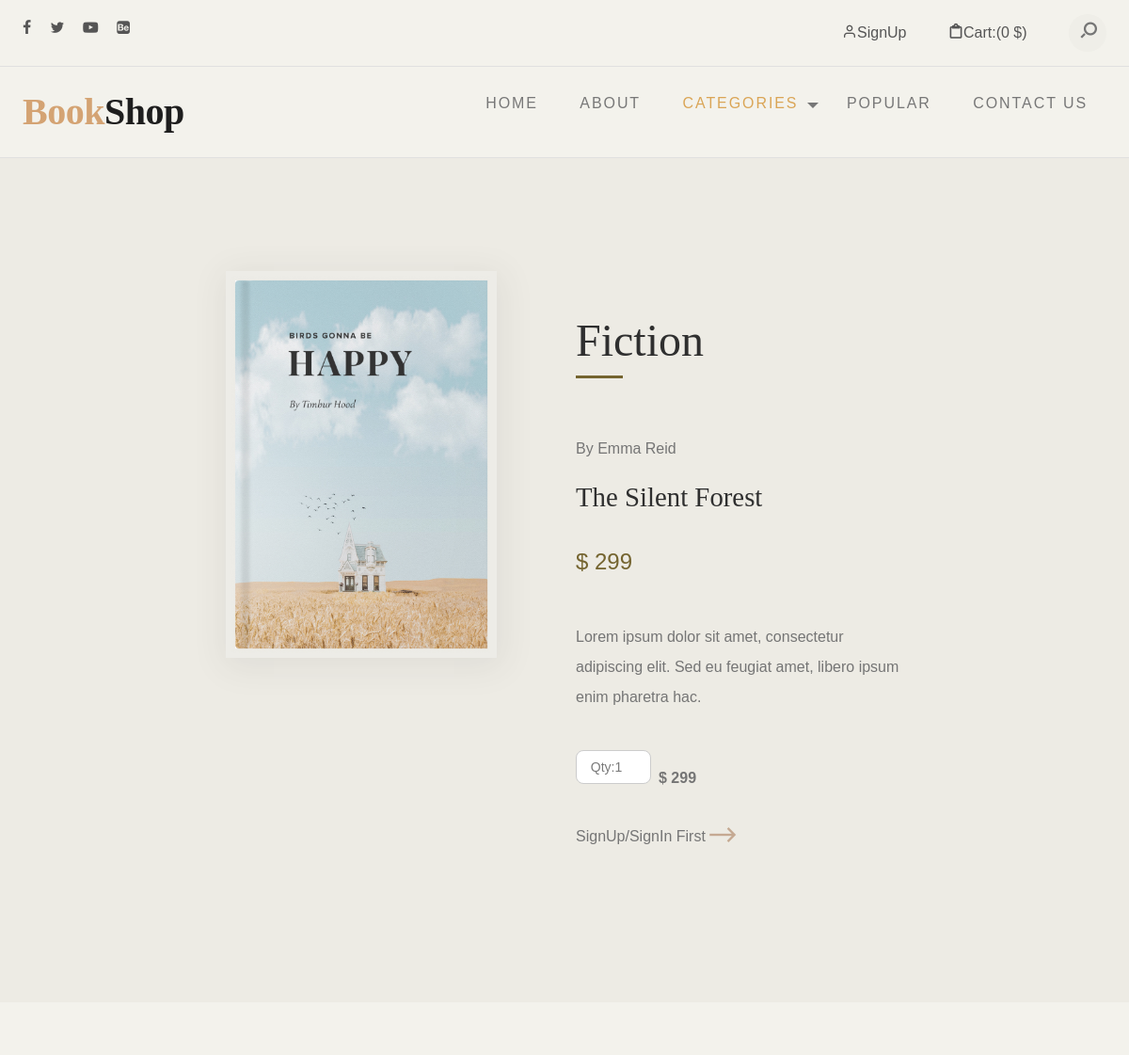
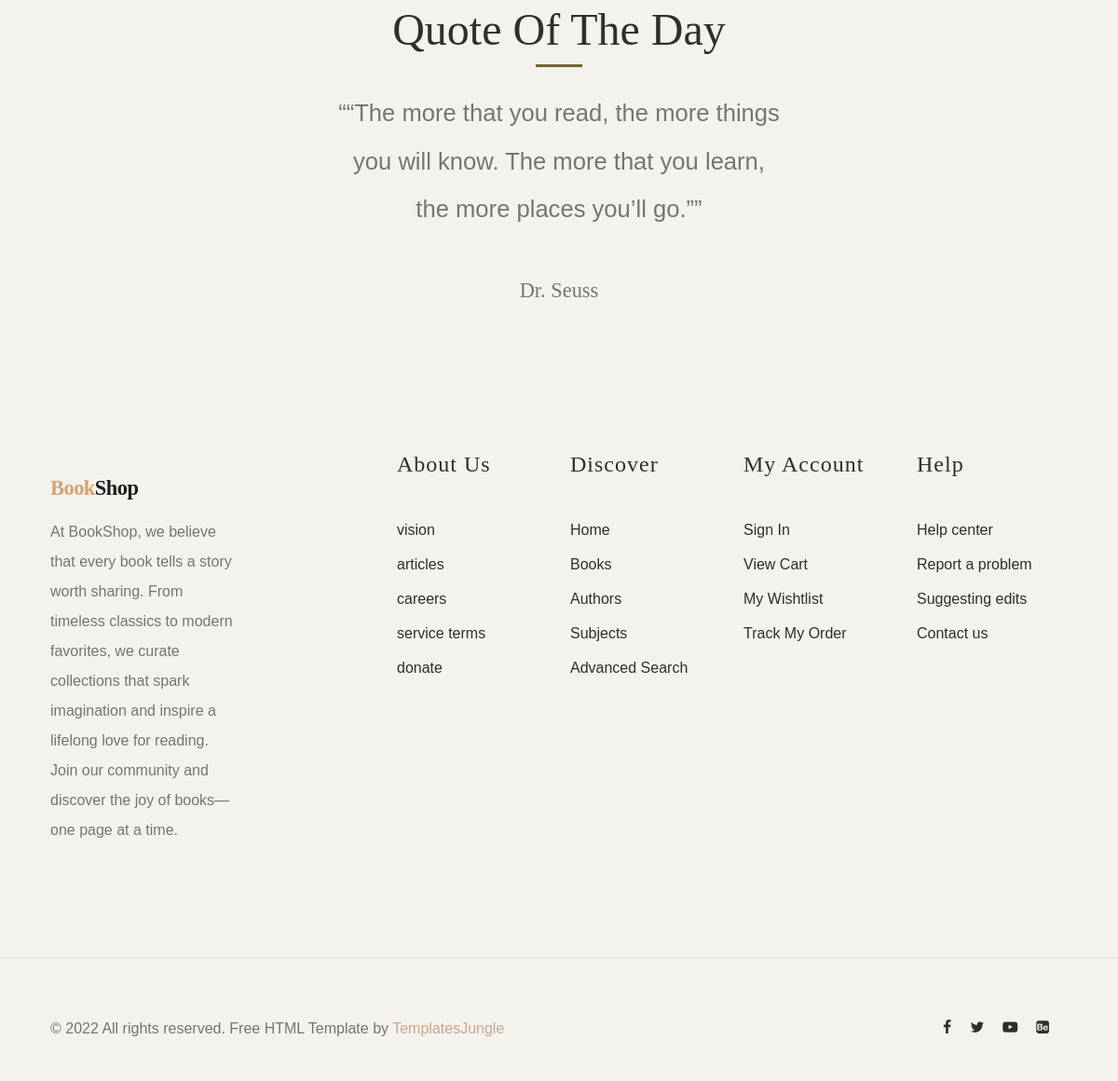
Page /book_shop/details/1/ on the committed database (2 pictures, top to bottom).
### admin_app/models.py (models this page shows)
class BookDB(models.Model):
    title = models.CharField(max_length=15,null=True,blank=True)
    author = models.CharField(max_length=15,null=True,blank=True)
    category = models.CharField(max_length=15,null=True,blank=True)
    price = models.IntegerField(null=True,blank=True)
    publisher = models.CharField(max_length=15,null=True,blank=True)
    description = models.TextField(null=True,blank=True)
    cover_image = models.ImageField(upload_to='img/',null=True,blank=True)

### web_app/views.py (the view)
# urls.py: path('details/<int:book_id>/', views.single_book, name='details'),
def single_book(request,book_id):
    category = {
        'categories': CategoryDB.objects.all(),
        'single':BookDB.objects.get(id=book_id)
                }
    return render(request,"book_details.html",category)

### web_app/templates/book_details.html (shortened to what this page needs)
<!DOCTYPE html>
<html lang="en">
{% load static %}
<head>
	<link href="https://cdn.jsdelivr.net/npm/bootstrap@5.3.1/dist/css/bootstrap.min.css" rel="stylesheet"
>
	<link rel="stylesheet" type="text/css" href="{% static 'web/css/normalize.css' %}">
	<link rel="stylesheet" type="text/css" href="{% static 'web/icomoon/icomoon.css' %}">
	<link rel="stylesheet" type="text/css" href="{% static 'web/css/vendor.css' %}">
	<link rel="stylesheet" type="text/css" href="{% static 'web/style.css' %}">
</head>
<body data-bs-spy="scroll" data-bs-target="#header" tabindex="0">
	<div id="header-wrap">
		<div class="top-content">
			<div class="container-fluid">
				<div class="row">
					<div class="col-md-6">
						<div class="social-links">
							<ul>
								<li>
									<a href="#"><i class="icon icon-facebook"></i></a>
								</li>
								<li>
									<a href="#"><i class="icon icon-twitter"></i></a>
								</li>
								<li>
									<a href="#"><i class="icon icon-youtube-play"></i></a>
								</li>
								<li>
									<a href="#"><i class="icon icon-behance-square"></i></a>
								</li>
							</ul>
						</div>
					</div>
					<div class="col-md-6">
						<div class="right-element">
							{% if request.session.username %}
							<a href="{% url 'signup' %}" class="user-account for-buy"><i
									class="icon icon-user"></i><span>Welcome {{request.session.username}}</span></a>
							{%else%}
							<a href="{% url 'signup' %}" class="user-account for-buy"><i
									class="icon icon-user"></i><span>SignUp</span></a>
							{%endif%}
							<a href="{% url 'cart' %}" class="cart for-buy"><i class="icon icon-clipboard"></i><span>Cart:(0 $)</span></a>
							<div class="action-menu">
								<div class="search-bar">
									<a href="#" class="search-button search-toggle" data-selector="#header-wrap">
										<i class="icon icon-search"></i>
									</a>
									<form role="search" method="get" class="search-box">
										<input class="search-field text search-input" placeholder="Search"
											type="search">
									</form>
								</div>
							</div>
						</div>
					</div>
				</div>
			</div>
		</div>
		<header id="header">
			<div class="container-fluid">
				<div class="row">
					<div class="col-md-2">
						<div class="main-logo">
							<a href="{% url 'home' %}" style="text-decoration: none;">
							<h1 style="color: #1e1e1e; font-family: 'Georgia', 'Times New Roman', serif; font-size: 2.5rem; font-weight: 700; margin: 0; letter-spacing: -0.5px;">
								<span style="color: #d4a373;">Book</span><span style="color: #1e1e1e;">Shop</span>
							</h1>
						</a>
						</div>
					</div>
					<div class="col-md-10">
						<nav id="navbar">
							<div class="main-menu stellarnav">
								<ul class="menu-list">
									<li class="menu-item "><a href="{% url 'home' %}">Home</a></li>
									<li class="menu-item "><a href="{% url 'about' %}">About </a></li>
									<li class="menu-item has-sub active">
										<a href="#" class="nav-link">Categories</a>
									</li>
									<li class="menu-item"><a href="{% url 'books' %}" class="nav-link">Popular </a></li>
									<li class="menu-item"><a href="{% url 'contact' %}" class="nav-link">Contact Us</a></li>
								</ul>
							</div>
						</nav>
					</div>
				</div>
			</div>
		</header>
	</div>
	<section id="best-selling" class="leaf-pattern-overlay">
		<div class="container">
			<div class="row justify-content-center">
				<div class="col-md-8">
					<div class="row">
						<div class="col-md-6">
							<figure class="products-thumb">
								<img src="{% static 'web/images/single-image.jpg' %}" alt="book" class="single-image">
							</figure>
						</div>
						<div class="col-md-6">
							<div class="product-entry">
								<h2 class="section-title divider">{{single.category}}</h2>
								<div class="products-content">
									<div class="author-name">By {{single.author}}</div>
									<h3 class="item-title">{{single.title}}</h3>
                                    <div class="item-price">$ {{single.price}}</div>
									<p>Lorem ipsum dolor sit amet, consectetur adipiscing elit. Sed eu feugiat amet,
										libero ipsum enim pharetra hac.</p>
                                    <div>
              						<form method="POST">
									<div class="d-flex align-items-center gap-2 mb-3" style="line-height: 1;">
										<div>
											<input type="number" placeholder="Qty:1" min="1"
											   class="text-center"
											   style="max-width: 80px; height: 36px; border: 1px solid #ccc;
													  border-radius: 8px; font-size: 14px; padding: 4px;"
											   name="quantity">
										</div>
										<div>
										<span style="font-weight:600; font-size:16px;">
											$ {{ single.price }}
										</span>
										</div>
									</div>
									{% if request.session.username %}
										<a href="{% url 'cart' %}"><button type="submit" class="btn-accent-arrow" style="border-radius: 10px;">
											Shop It Now <i class="icon icon-ns-arrow-right"></i>
										</button></a>
									{% else %}
										<span>
											SignUp/SignIn First <a href="{% url 'signup' %}"><i class="icon icon-ns-arrow-right"></i></a>
										</span>
									{% endif %}
								</form>
                                    </div>
								</div>
							</div>
						</div>
					</div>
				</div>
			</div>
		</div>
	</section>
<br><br>
	<section id="quotation" class="align-center pb-5 mb-5">
		<div class="inner-content">
			<h2 class="section-title divider">Quote of the day</h2>
			<blockquote data-aos="fade-up">
				<q>“The more that you read, the more things you will know. The more that you learn, the more places
					you’ll go.”</q>
				<div class="author-name">Dr. Seuss</div>
			</blockquote>
		</div>
	</section>
	<footer id="footer">
		<div class="container">
			<div class="row">
				<div class="col-md-4">
					<div class="footer-item">
						<div class="company-brand">
							<h3 style="color: #1e1e1e; font-family: 'Georgia', 'Times New Roman', serif; font-weight: 700; margin-bottom: 1rem; letter-spacing: -0.5px;">
								<span style="color: #d4a373;">Book</span><span style="color: #1e1e1e;">Shop</span>
							</h3>
							<p>At BookShop, we believe that every book tells a story worth sharing. From timeless classics to modern favorites, we curate collections that spark imagination and inspire a lifelong love for reading. Join our community and discover the joy of books—one page at a time.</p>
						</div>
					</div>
				</div>
				<div class="col-md-2">
					<div class="footer-menu">
						<h5>About Us</h5>
						<ul class="menu-list">
							<li class="menu-item">
								<a href="#">vision</a>
							</li>
							<li class="menu-item">
								<a href="#">articles </a>
							</li>
							<li class="menu-item">
								<a href="#">careers</a>
							</li>
							<li class="menu-item">
								<a href="#">service terms</a>
							</li>
							<li class="menu-item">
								<a href="#">donate</a>
							</li>
						</ul>
					</div>
				</div>
				<div class="col-md-2">
					<div class="footer-menu">
						<h5>Discover</h5>
						<ul class="menu-list">
							<li class="menu-item">
								<a href="#">Home</a>
							</li>
							<li class="menu-item">
								<a href="#">Books</a>
							</li>
							<li class="menu-item">
								<a href="#">Authors</a>
							</li>
							<li class="menu-item">
								<a href="#">Subjects</a>
							</li>
							<li class="menu-item">
								<a href="#">Advanced Search</a>
							</li>
						</ul>
					</div>
				</div>
				<div class="col-md-2">
					<div class="footer-menu">
						<h5>My account</h5>
						<ul class="menu-list">
							<li class="menu-item">
								<a href="#">Sign In</a>
							</li>
							<li class="menu-item">
								<a href="#">View Cart</a>
							</li>
							<li class="menu-item">
								<a href="#">My Wishtlist</a>
							</li>
							<li class="menu-item">
								<a href="#">Track My Order</a>
							</li>
						</ul>
					</div>
				</div>
				<div class="col-md-2">
					<div class="footer-menu">
						<h5>Help</h5>
						<ul class="menu-list">
							<li class="menu-item">
								<a href="#">Help center</a>
							</li>
							<li class="menu-item">
								<a href="#">Report a problem</a>
							</li>
							<li class="menu-item">
								<a href="#">Suggesting edits</a>
							</li>
							<li class="menu-item">
								<a href="#">Contact us</a>
							</li>
						</ul>
					</div>
				</div>
			</div>
		</div>
	</footer>
	<div id="footer-bottom">
		<div class="container">
			<div class="row">
				<div class="col-md-12">
					<div class="copyright">
						<div class="row">
							<div class="col-md-6">
								<p>© 2022 All rights reserved. Free HTML Template by <a
										href="https://www.templatesjungle.com/" target="_blank">TemplatesJungle</a></p>
							</div>
							<div class="col-md-6">
								<div class="social-links align-right">
									<ul>
										<li>
											<a href="#"><i class="icon icon-facebook"></i></a>
										</li>
										<li>
											<a href="#"><i class="icon icon-twitter"></i></a>
										</li>
										<li>
											<a href="#"><i class="icon icon-youtube-play"></i></a>
										</li>
										<li>
											<a href="#"><i class="icon icon-behance-square"></i></a>
										</li>
									</ul>
								</div>
							</div>
						</div>
					</div>
				</div>
			</div>
		</div>
	</div>
</body>
</html>

### web_app/static/web/icomoon/icomoon.css (style rules this page uses)
[class^="icon-"], [class*=" icon-"] { font-family: 'icomoon' !important; speak: never; font-style: normal; font-weight: normal; font-variant: normal; text-transform: none; line-height: 1; -webkit-font-smoothing: antialiased; -moz-osx-font-smoothing: grayscale; }
.icon-ns-arrow-right:before { content: "\e90b"; }
.icon-user:before { content: "\e907"; }
.icon-search:before { content: "\e905"; }
.icon-clipboard:before { content: "\e908"; }
.icon-twitter:before { content: "\f099"; }
.icon-facebook:before { content: "\f09a"; }
.icon-youtube-play:before { content: "\f16a"; }
.icon-behance-square:before { content: "\f1b5"; }

### rows in the picture
BookDB: category "Fiction", author "Emma Reid", title "The Silent Forest", price "299"
